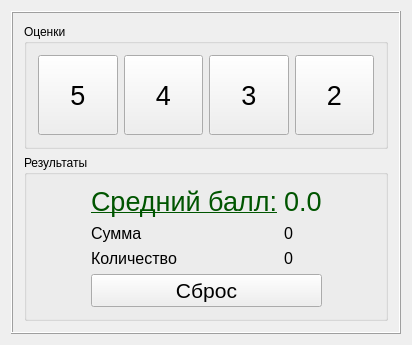
<?xml version="1.0" encoding="UTF-8"?>
<ui version="4.0">
 <class>MainWindow</class>
 <widget class="QMainWindow" name="MainWindow">
  <property name="geometry">
   <rect>
    <x>0</x>
    <y>0</y>
    <width>400</width>
    <height>337</height>
   </rect>
  </property>
  <property name="windowTitle">
   <string>Средний балл</string>
  </property>
  <property name="windowIcon">
   <iconset resource="resources.qrc">
    <normaloff>:/averagemark.png</normaloff>:/averagemark.png</iconset>
  </property>
  <widget class="QWidget" name="centralWidget">
   <property name="autoFillBackground">
    <bool>true</bool>
   </property>
   <layout class="QGridLayout" name="gridLayout_2">
    <item row="0" column="0">
     <widget class="QFrame" name="frame">
      <property name="frameShape">
       <enum>QFrame::Box</enum>
      </property>
      <property name="frameShadow">
       <enum>QFrame::Raised</enum>
      </property>
      <layout class="QVBoxLayout" name="verticalLayout">
       <item>
        <widget class="QGroupBox" name="groupBoxMarks">
         <property name="title">
          <string>Оценки</string>
         </property>
         <layout class="QHBoxLayout" name="horizontalLayout">
          <property name="spacing">
           <number>6</number>
          </property>
          <item>
           <widget class="QPushButton" name="buttonMark5">
            <property name="sizePolicy">
             <sizepolicy hsizetype="Minimum" vsizetype="Preferred">
              <horstretch>0</horstretch>
              <verstretch>0</verstretch>
             </sizepolicy>
            </property>
            <property name="minimumSize">
             <size>
              <width>80</width>
              <height>80</height>
             </size>
            </property>
            <property name="font">
             <font>
              <pointsize>20</pointsize>
             </font>
            </property>
            <property name="text">
             <string>5</string>
            </property>
           </widget>
          </item>
          <item>
           <widget class="QPushButton" name="buttonMark4">
            <property name="sizePolicy">
             <sizepolicy hsizetype="Minimum" vsizetype="Preferred">
              <horstretch>0</horstretch>
              <verstretch>0</verstretch>
             </sizepolicy>
            </property>
            <property name="minimumSize">
             <size>
              <width>79</width>
              <height>80</height>
             </size>
            </property>
            <property name="font">
             <font>
              <pointsize>20</pointsize>
             </font>
            </property>
            <property name="text">
             <string>4</string>
            </property>
           </widget>
          </item>
          <item>
           <widget class="QPushButton" name="buttonMark3">
            <property name="sizePolicy">
             <sizepolicy hsizetype="Minimum" vsizetype="Preferred">
              <horstretch>0</horstretch>
              <verstretch>0</verstretch>
             </sizepolicy>
            </property>
            <property name="minimumSize">
             <size>
              <width>80</width>
              <height>80</height>
             </size>
            </property>
            <property name="font">
             <font>
              <pointsize>20</pointsize>
             </font>
            </property>
            <property name="text">
             <string>3</string>
            </property>
           </widget>
          </item>
          <item>
           <widget class="QPushButton" name="buttonMark2">
            <property name="sizePolicy">
             <sizepolicy hsizetype="Minimum" vsizetype="Preferred">
              <horstretch>0</horstretch>
              <verstretch>0</verstretch>
             </sizepolicy>
            </property>
            <property name="minimumSize">
             <size>
              <width>79</width>
              <height>80</height>
             </size>
            </property>
            <property name="font">
             <font>
              <pointsize>20</pointsize>
             </font>
            </property>
            <property name="text">
             <string>2</string>
            </property>
           </widget>
          </item>
         </layout>
        </widget>
       </item>
       <item>
        <widget class="QGroupBox" name="groupBoxResults">
         <property name="title">
          <string>Результаты</string>
         </property>
         <layout class="QGridLayout" name="gridLayout">
          <item row="0" column="1">
           <widget class="QLabel" name="labelAverageInfo">
            <property name="palette">
             <palette>
              <active>
               <colorrole role="WindowText">
                <brush brushstyle="SolidPattern">
                 <color alpha="255">
                  <red>0</red>
                  <green>85</green>
                  <blue>0</blue>
                 </color>
                </brush>
               </colorrole>
              </active>
              <inactive>
               <colorrole role="WindowText">
                <brush brushstyle="SolidPattern">
                 <color alpha="255">
                  <red>0</red>
                  <green>85</green>
                  <blue>0</blue>
                 </color>
                </brush>
               </colorrole>
              </inactive>
              <disabled>
               <colorrole role="WindowText">
                <brush brushstyle="SolidPattern">
                 <color alpha="255">
                  <red>190</red>
                  <green>190</green>
                  <blue>190</blue>
                 </color>
                </brush>
               </colorrole>
              </disabled>
             </palette>
            </property>
            <property name="font">
             <font>
              <pointsize>20</pointsize>
              <underline>true</underline>
             </font>
            </property>
            <property name="text">
             <string>Средний балл:</string>
            </property>
           </widget>
          </item>
          <item row="0" column="2">
           <widget class="QLabel" name="labelAverage">
            <property name="palette">
             <palette>
              <active>
               <colorrole role="WindowText">
                <brush brushstyle="SolidPattern">
                 <color alpha="255">
                  <red>0</red>
                  <green>85</green>
                  <blue>0</blue>
                 </color>
                </brush>
               </colorrole>
              </active>
              <inactive>
               <colorrole role="WindowText">
                <brush brushstyle="SolidPattern">
                 <color alpha="255">
                  <red>0</red>
                  <green>85</green>
                  <blue>0</blue>
                 </color>
                </brush>
               </colorrole>
              </inactive>
              <disabled>
               <colorrole role="WindowText">
                <brush brushstyle="SolidPattern">
                 <color alpha="255">
                  <red>190</red>
                  <green>190</green>
                  <blue>190</blue>
                 </color>
                </brush>
               </colorrole>
              </disabled>
             </palette>
            </property>
            <property name="font">
             <font>
              <pointsize>20</pointsize>
             </font>
            </property>
            <property name="text">
             <string>0.0</string>
            </property>
           </widget>
          </item>
          <item row="1" column="1">
           <widget class="QLabel" name="labelSumInfo">
            <property name="font">
             <font>
              <pointsize>12</pointsize>
             </font>
            </property>
            <property name="text">
             <string>Сумма</string>
            </property>
           </widget>
          </item>
          <item row="3" column="1" colspan="2">
           <widget class="QPushButton" name="buttonReset">
            <property name="sizePolicy">
             <sizepolicy hsizetype="Minimum" vsizetype="Preferred">
              <horstretch>0</horstretch>
              <verstretch>0</verstretch>
             </sizepolicy>
            </property>
            <property name="font">
             <font>
              <pointsize>16</pointsize>
             </font>
            </property>
            <property name="text">
             <string>Сброс</string>
            </property>
           </widget>
          </item>
          <item row="1" column="0">
           <spacer name="horizontalSpacer">
            <property name="orientation">
             <enum>Qt::Horizontal</enum>
            </property>
            <property name="sizeHint" stdset="0">
             <size>
              <width>40</width>
              <height>20</height>
             </size>
            </property>
           </spacer>
          </item>
          <item row="1" column="2">
           <widget class="QLabel" name="labelSum">
            <property name="font">
             <font>
              <pointsize>12</pointsize>
             </font>
            </property>
            <property name="text">
             <string>0</string>
            </property>
           </widget>
          </item>
          <item row="2" column="1">
           <widget class="QLabel" name="labelCountInfo">
            <property name="font">
             <font>
              <pointsize>12</pointsize>
             </font>
            </property>
            <property name="text">
             <string>Количество</string>
            </property>
           </widget>
          </item>
          <item row="2" column="2">
           <widget class="QLabel" name="labelCount">
            <property name="font">
             <font>
              <pointsize>12</pointsize>
             </font>
            </property>
            <property name="text">
             <string>0</string>
            </property>
           </widget>
          </item>
          <item row="1" column="3">
           <spacer name="horizontalSpacer_2">
            <property name="orientation">
             <enum>Qt::Horizontal</enum>
            </property>
            <property name="sizeHint" stdset="0">
             <size>
              <width>40</width>
              <height>20</height>
             </size>
            </property>
           </spacer>
          </item>
         </layout>
        </widget>
       </item>
      </layout>
     </widget>
    </item>
   </layout>
  </widget>
 </widget>
 <layoutdefault spacing="6" margin="11"/>
 <resources>
  <include location="resources.qrc"/>
 </resources>
 <connections/>
</ui>
